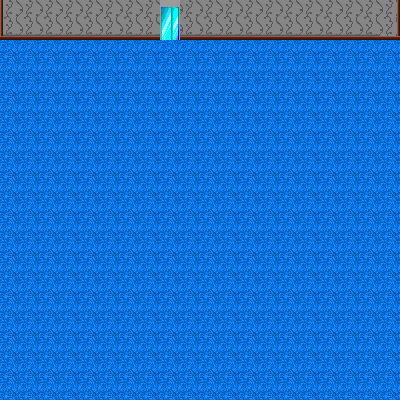

Tiled map render using the project's own tile images. Description and the whole map definition, tile-layer contents included, below:
An orthogonal 20x20 tile map with 20x20 px tiles, 1 tile layer (Tile Layer 1) and 1 object (CHGROOM).

<map version="1.9" tiledversion="1.9.1" orientation="orthogonal" renderorder="right-down" width="20" height="20" tilewidth="20" tileheight="20" infinite="0" nextlayerid="3" nextobjectid="3">
 <properties>
  <property name="name" value="Callahs Room" />
 </properties>
 <tileset firstgid="1" source="HOTEL.TSX" />
 <layer id="1" name="Tile Layer 1" width="20" height="20">
  <data encoding="csv">
49,50,50,50,50,50,50,50,55,50,50,50,50,50,50,50,50,50,50,52,
65,66,66,66,66,66,66,66,71,66,66,66,66,66,66,66,66,66,66,68,
26,26,26,26,26,26,26,26,26,26,26,26,26,26,26,26,26,26,26,26,
26,26,26,26,26,26,26,26,26,26,26,26,26,26,26,26,26,26,26,26,
26,26,26,26,26,26,26,26,26,26,26,26,26,26,26,26,26,26,26,26,
26,26,26,26,26,26,26,26,26,26,26,26,26,26,26,26,26,26,26,26,
26,26,26,26,26,26,26,26,26,26,26,26,26,26,26,26,26,26,26,26,
26,26,26,26,26,26,26,26,26,26,26,26,26,26,26,26,26,26,26,26,
26,26,26,26,26,26,26,26,26,26,26,26,26,26,26,26,26,26,26,26,
26,26,26,26,26,26,26,26,26,26,26,26,26,26,26,26,26,26,26,26,
26,26,26,26,26,26,26,26,26,26,26,26,26,26,26,26,26,26,26,26,
26,26,26,26,26,26,26,26,26,26,26,26,26,26,26,26,26,26,26,26,
26,26,26,26,26,26,26,26,26,26,26,26,26,26,26,26,26,26,26,26,
26,26,26,26,26,26,26,26,26,26,26,26,26,26,26,26,26,26,26,26,
26,26,26,26,26,26,26,26,26,26,26,26,26,26,26,26,26,26,26,26,
26,26,26,26,26,26,26,26,26,26,26,26,26,26,26,26,26,26,26,26,
26,26,26,26,26,26,26,26,26,26,26,26,26,26,26,26,26,26,26,26,
26,26,26,26,26,26,26,26,26,26,26,26,26,26,26,26,26,26,26,26,
26,26,26,26,26,26,26,26,26,26,26,26,26,26,26,26,26,26,26,26,
26,26,26,26,26,26,26,26,26,26,26,26,26,26,26,26,26,26,26,26
</data>
 </layer>
 <objectgroup id="2" name="triggers">
  <object id="2" name="ELEV_NAT" class="CHGROOM" x="160" y="20" width="20" height="20">
   <properties>
    <property name="name" value="ELEV_NAT" />
    <property name="x" type="int" value="7" />
    <property name="y" type="int" value="8" />
   </properties>
  </object>
 </objectgroup>
</map>